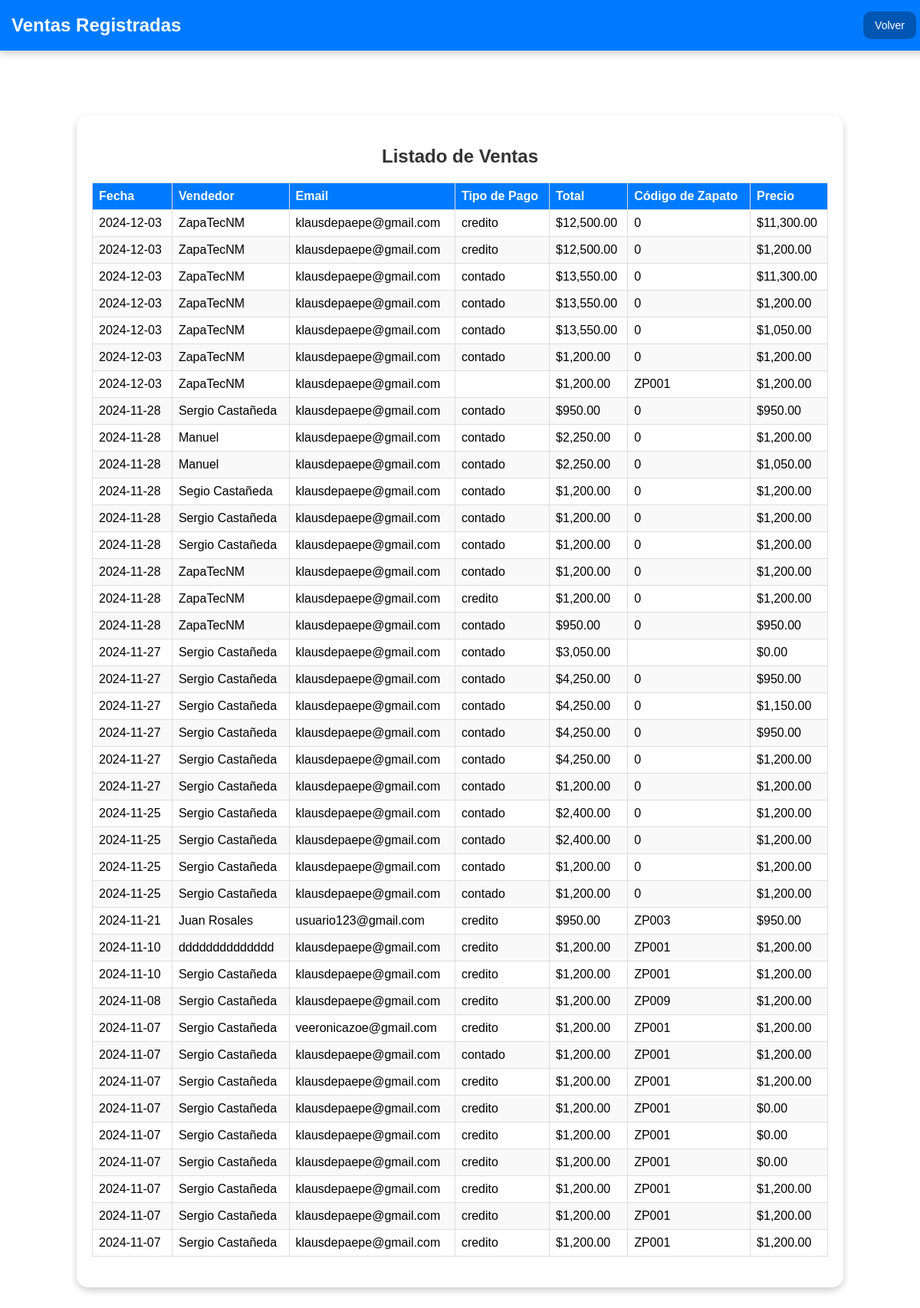
/src/vendidos.php, run on the app's committed database.
### tables this page shows
CREATE TABLE `ventas` (
  `id` int(11) NOT NULL,
  `fecha` date DEFAULT NULL,
  `cliente_nombre` varchar(255) DEFAULT NULL,
  `cliente_email` varchar(255) DEFAULT NULL,
  `tipo_pago` enum('contado','credito') DEFAULT NULL,
  `total` decimal(10,2) DEFAULT NULL,
  `id_usuario` int(11) DEFAULT NULL,
  `codigo_zapato` varchar(255) NOT NULL,
  `nombre_cliente` varchar(255) NOT NULL,
  `fecha_venta` date NOT NULL,
  `precio` decimal(10,2) NOT NULL,
  `cantidad` int(11) NOT NULL DEFAULT 1
);

### src/vendidos.php (the view, shortened to what this page needs)
<?php
$mysqli = new mysqli("localhost", "root", "", "tienda_zapatos");
$query = "SELECT * FROM ventas ORDER BY fecha DESC";
$result = $mysqli->query($query);
?>
<!DOCTYPE html>
<html lang="es">
<head>
</head>
<body>
<div class="navbar">
    <h1>Ventas Registradas</h1>
    <div class="nav-buttons">
        <button onclick="location.href='ventas.php'">Volver</button>
    </div>
</div>
<div class="container">
    <h2>Listado de Ventas</h2>
    <?php if ($result->num_rows > 0): ?>
        <table>
            <thead>
                <tr>
                    <th>Fecha</th>
                    <th>Vendedor</th>
                    <th>Email</th>
                    <th>Tipo de Pago</th>
                    <th>Total</th>
                    <th>Código de Zapato</th>
                    <th>Precio</th>
                </tr>
            </thead>
            <tbody>
                <?php while ($row = $result->fetch_assoc()): ?>
                    <tr>
                        <td><?= htmlspecialchars($row['fecha']) ?></td>
                        <td><?= htmlspecialchars($row['cliente_nombre']) ?></td>
                        <td><?= htmlspecialchars($row['cliente_email']) ?></td>
                        <td><?= htmlspecialchars($row['tipo_pago']) ?></td>
                        <td>$<?= number_format($row['total'], 2) ?></td>
                        <td><?= htmlspecialchars($row['codigo_zapato']) ?></td>
                        <td>$<?= number_format($row['precio'], 2) ?></td>
                    </tr>
                <?php endwhile; ?>
            </tbody>
        </table>
    <?php else: ?>
        <div class="no-data">No hay ventas registradas en este momento.</div>
    <?php endif; ?>
</div>
</body>
</html>

### src/vendidos.php (style rules this page uses)
body { font-family: Arial, sans-serif; background-image: url('../img/fondo.jpg'); background-size: cover; background-position: center; background-repeat: no-repeat; margin: 0; padding: 0; }
.navbar { background-color: #007bff; padding: 15px; display: flex; justify-content: space-between; align-items: center; color: white; box-shadow: 0 4px 10px rgba(0, 0, 0, 0.2); position: fixed; top: 0; left: 0; width: 100%; z-index: 1000; }
.navbar h1 { font-size: 24px; margin: 0; }
.nav-buttons { display: flex; gap: 10px; margin-right: 20px; }
.nav-buttons button { background-color: #0056b3; border: none; padding: 10px 15px; border-radius: 10px; color: white; font-size: 14px; cursor: pointer; transition: background-color 0.3s; }
.container { background: rgba(255, 255, 255, 0.9); border-radius: 15px; box-shadow: 0 4px 10px rgba(0, 0, 0, 0.2); padding: 20px; width: 80%; margin: 150px auto; }
h2 { text-align: center; color: #333; }
table { width: 100%; border-collapse: collapse; margin: 20px 0; }
table, th, td { border: 1px solid #ddd; }
th, td { text-align: left; padding: 8px; }
th { background-color: #007bff; color: white; }
tr:nth-child(even) { background-color: #f9f9f9; }

### data on the page
ventas: fecha "2024-12-03", cliente_nombre "ZapaTecNM", cliente_email "klausdepaepe@gmail.com", tipo_pago "credito", total "12,500.00", codigo_zapato "0", precio "11,300.00"
ventas: fecha "2024-12-03", cliente_nombre "ZapaTecNM", cliente_email "klausdepaepe@gmail.com", tipo_pago "credito", total "12,500.00", codigo_zapato "0", precio "1,200.00"
ventas: fecha "2024-12-03", cliente_nombre "ZapaTecNM", cliente_email "klausdepaepe@gmail.com", tipo_pago "contado", total "13,550.00", codigo_zapato "0", precio "11,300.00"
ventas: fecha "2024-12-03", cliente_nombre "ZapaTecNM", cliente_email "klausdepaepe@gmail.com", tipo_pago "contado", total "13,550.00", codigo_zapato "0", precio "1,200.00"
ventas: fecha "2024-12-03", cliente_nombre "ZapaTecNM", cliente_email "klausdepaepe@gmail.com", tipo_pago "contado", total "13,550.00", codigo_zapato "0", precio "1,050.00"
ventas: fecha "2024-12-03", cliente_nombre "ZapaTecNM", cliente_email "klausdepaepe@gmail.com", tipo_pago "contado", total "1,200.00", codigo_zapato "0", precio "1,200.00"
ventas: fecha "2024-12-03", cliente_nombre "ZapaTecNM", cliente_email "klausdepaepe@gmail.com", total "1,200.00", codigo_zapato "ZP001", precio "1,200.00"
ventas: fecha "2024-11-28", cliente_nombre "Sergio Castañeda", cliente_email "klausdepaepe@gmail.com", tipo_pago "contado", total "950.00", codigo_zapato "0", precio "950.00"
ventas: fecha "2024-11-28", cliente_nombre "Manuel", cliente_email "klausdepaepe@gmail.com", tipo_pago "contado", total "2,250.00", codigo_zapato "0", precio "1,200.00"
ventas: fecha "2024-11-28", cliente_nombre "Manuel", cliente_email "klausdepaepe@gmail.com", tipo_pago "contado", total "2,250.00", codigo_zapato "0", precio "1,050.00"
ventas: fecha "2024-11-28", cliente_nombre "Segio Castañeda", cliente_email "klausdepaepe@gmail.com", tipo_pago "contado", total "1,200.00", codigo_zapato "0", precio "1,200.00"
ventas: fecha "2024-11-28", cliente_nombre "Sergio Castañeda", cliente_email "klausdepaepe@gmail.com", tipo_pago "contado", total "1,200.00", codigo_zapato "0", precio "1,200.00"
ventas: fecha "2024-11-28", cliente_nombre "Sergio Castañeda", cliente_email "klausdepaepe@gmail.com", tipo_pago "contado", total "1,200.00", codigo_zapato "0", precio "1,200.00"
ventas: fecha "2024-11-28", cliente_nombre "ZapaTecNM", cliente_email "klausdepaepe@gmail.com", tipo_pago "contado", total "1,200.00", codigo_zapato "0", precio "1,200.00"
ventas: fecha "2024-11-28", cliente_nombre "ZapaTecNM", cliente_email "klausdepaepe@gmail.com", tipo_pago "credito", total "1,200.00", codigo_zapato "0", precio "1,200.00"
ventas: fecha "2024-11-28", cliente_nombre "ZapaTecNM", cliente_email "klausdepaepe@gmail.com", tipo_pago "contado", total "950.00", codigo_zapato "0", precio "950.00"
ventas: fecha "2024-11-27", cliente_nombre "Sergio Castañeda", cliente_email "klausdepaepe@gmail.com", tipo_pago "contado", total "3,050.00", precio "0.00"
ventas: fecha "2024-11-27", cliente_nombre "Sergio Castañeda", cliente_email "klausdepaepe@gmail.com", tipo_pago "contado", total "4,250.00", codigo_zapato "0", precio "950.00"
ventas: fecha "2024-11-27", cliente_nombre "Sergio Castañeda", cliente_email "klausdepaepe@gmail.com", tipo_pago "contado", total "4,250.00", codigo_zapato "0", precio "1,150.00"
ventas: fecha "2024-11-27", cliente_nombre "Sergio Castañeda", cliente_email "klausdepaepe@gmail.com", tipo_pago "contado", total "4,250.00", codigo_zapato "0", precio "950.00"
ventas: fecha "2024-11-27", cliente_nombre "Sergio Castañeda", cliente_email "klausdepaepe@gmail.com", tipo_pago "contado", total "4,250.00", codigo_zapato "0", precio "1,200.00"
ventas: fecha "2024-11-27", cliente_nombre "Sergio Castañeda", cliente_email "klausdepaepe@gmail.com", tipo_pago "contado", total "1,200.00", codigo_zapato "0", precio "1,200.00"
ventas: fecha "2024-11-25", cliente_nombre "Sergio Castañeda", cliente_email "klausdepaepe@gmail.com", tipo_pago "contado", total "2,400.00", codigo_zapato "0", precio "1,200.00"
ventas: fecha "2024-11-25", cliente_nombre "Sergio Castañeda", cliente_email "klausdepaepe@gmail.com", tipo_pago "contado", total "2,400.00", codigo_zapato "0", precio "1,200.00"
ventas: fecha "2024-11-25", cliente_nombre "Sergio Castañeda", cliente_email "klausdepaepe@gmail.com", tipo_pago "contado", total "1,200.00", codigo_zapato "0", precio "1,200.00"
ventas: fecha "2024-11-25", cliente_nombre "Sergio Castañeda", cliente_email "klausdepaepe@gmail.com", tipo_pago "contado", total "1,200.00", codigo_zapato "0", precio "1,200.00"
ventas: fecha "2024-11-21", cliente_nombre "Juan Rosales", cliente_email "usuario123@gmail.com", tipo_pago "credito", total "950.00", codigo_zapato "ZP003", precio "950.00"
ventas: fecha "2024-11-10", cliente_nombre "dddddddddddddd", cliente_email "klausdepaepe@gmail.com", tipo_pago "credito", total "1,200.00", codigo_zapato "ZP001", precio "1,200.00"
ventas: fecha "2024-11-10", cliente_nombre "Sergio Castañeda", cliente_email "klausdepaepe@gmail.com", tipo_pago "credito", total "1,200.00", codigo_zapato "ZP001", precio "1,200.00"
ventas: fecha "2024-11-08", cliente_nombre "Sergio Castañeda", cliente_email "klausdepaepe@gmail.com", tipo_pago "credito", total "1,200.00", codigo_zapato "ZP009", precio "1,200.00"
ventas: fecha "2024-11-07", cliente_nombre "Sergio Castañeda", cliente_email "veeronicazoe@gmail.com", tipo_pago "credito", total "1,200.00", codigo_zapato "ZP001", precio "1,200.00"
ventas: fecha "2024-11-07", cliente_nombre "Sergio Castañeda", cliente_email "klausdepaepe@gmail.com", tipo_pago "contado", total "1,200.00", codigo_zapato "ZP001", precio "1,200.00"
ventas: fecha "2024-11-07", cliente_nombre "Sergio Castañeda", cliente_email "klausdepaepe@gmail.com", tipo_pago "credito", total "1,200.00", codigo_zapato "ZP001", precio "1,200.00"
ventas: fecha "2024-11-07", cliente_nombre "Sergio Castañeda", cliente_email "klausdepaepe@gmail.com", tipo_pago "credito", total "1,200.00", codigo_zapato "ZP001", precio "0.00"
ventas: fecha "2024-11-07", cliente_nombre "Sergio Castañeda", cliente_email "klausdepaepe@gmail.com", tipo_pago "credito", total "1,200.00", codigo_zapato "ZP001", precio "0.00"
ventas: fecha "2024-11-07", cliente_nombre "Sergio Castañeda", cliente_email "klausdepaepe@gmail.com", tipo_pago "credito", total "1,200.00", codigo_zapato "ZP001", precio "0.00"
ventas: fecha "2024-11-07", cliente_nombre "Sergio Castañeda", cliente_email "klausdepaepe@gmail.com", tipo_pago "credito", total "1,200.00", codigo_zapato "ZP001", precio "1,200.00"
ventas: fecha "2024-11-07", cliente_nombre "Sergio Castañeda", cliente_email "klausdepaepe@gmail.com", tipo_pago "credito", total "1,200.00", codigo_zapato "ZP001", precio "1,200.00"
ventas: fecha "2024-11-07", cliente_nombre "Sergio Castañeda", cliente_email "klausdepaepe@gmail.com", tipo_pago "credito", total "1,200.00", codigo_zapato "ZP001", precio "1,200.00"
